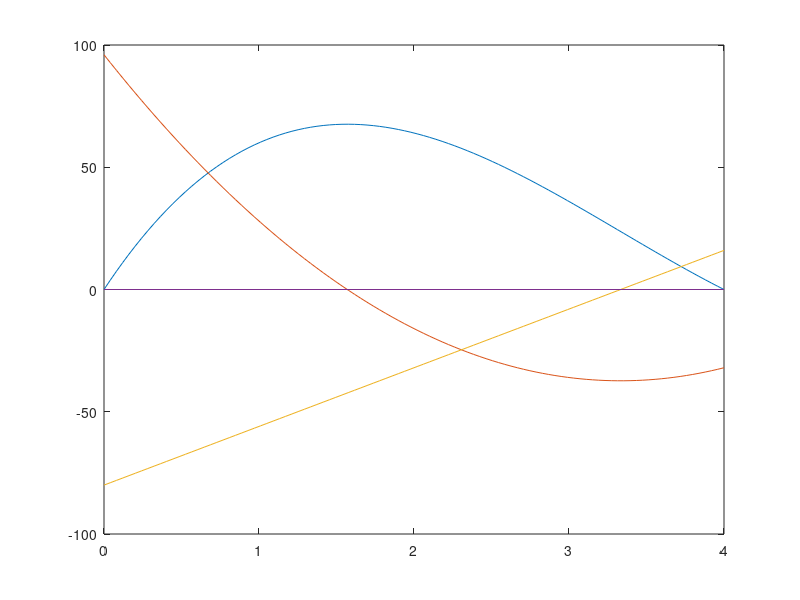

MATLAB code to generate this figure:
clc; clear; close all;
x = linspace(0,4,100);

V = x.*(8-2*x).*(12-2*x);
Vd = (12*x.*x)-(80*x)+96;
% Vd = 12*x.^2 -80*x+96;
Vdd = 24*x-80;


plot(x,V);
hold on
plot(x,Vd);
hold on
plot(x,Vdd);
hold on
hold on 
plot([0 4],[0 0])
